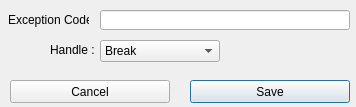
<?xml version="1.0" encoding="UTF-8"?>
<ui version="4.0">
 <class>qtDLGExceptionEditClass</class>
 <widget class="QDialog" name="qtDLGExceptionEditClass">
  <property name="geometry">
   <rect>
    <x>0</x>
    <y>0</y>
    <width>356</width>
    <height>107</height>
   </rect>
  </property>
  <property name="contextMenuPolicy">
   <enum>Qt::CustomContextMenu</enum>
  </property>
  <property name="windowTitle">
   <string>[ Nanomite ] - Exception Editor</string>
  </property>
  <property name="windowIcon">
   <iconset resource="qtDLGNanomite.qrc">
    <normaloff>:/DLGNanomite/Icons/IDI_MAIN.ico</normaloff>:/DLGNanomite/Icons/IDI_MAIN.ico</iconset>
  </property>
  <widget class="QLineEdit" name="leExceptionCode">
   <property name="geometry">
    <rect>
     <x>100</x>
     <y>10</y>
     <width>250</width>
     <height>20</height>
    </rect>
   </property>
  </widget>
  <widget class="QLabel" name="label">
   <property name="geometry">
    <rect>
     <x>8</x>
     <y>10</y>
     <width>81</width>
     <height>20</height>
    </rect>
   </property>
   <property name="text">
    <string>Exception Code :</string>
   </property>
  </widget>
  <widget class="QComboBox" name="cbHandleException">
   <property name="geometry">
    <rect>
     <x>100</x>
     <y>40</y>
     <width>120</width>
     <height>22</height>
    </rect>
   </property>
   <item>
    <property name="text">
     <string>Break</string>
    </property>
   </item>
   <item>
    <property name="text">
     <string>Send to App</string>
    </property>
   </item>
   <item>
    <property name="text">
     <string>Ignore</string>
    </property>
   </item>
  </widget>
  <widget class="QLabel" name="label_2">
   <property name="geometry">
    <rect>
     <x>50</x>
     <y>40</y>
     <width>50</width>
     <height>20</height>
    </rect>
   </property>
   <property name="text">
    <string>Handle :</string>
   </property>
  </widget>
  <widget class="QPushButton" name="pbSave">
   <property name="geometry">
    <rect>
     <x>190</x>
     <y>80</y>
     <width>160</width>
     <height>23</height>
    </rect>
   </property>
   <property name="text">
    <string>Save</string>
   </property>
  </widget>
  <widget class="QPushButton" name="pbCancel">
   <property name="geometry">
    <rect>
     <x>10</x>
     <y>80</y>
     <width>160</width>
     <height>23</height>
    </rect>
   </property>
   <property name="text">
    <string>Cancel</string>
   </property>
  </widget>
 </widget>
 <resources>
  <include location="qtDLGNanomite.qrc"/>
 </resources>
 <connections/>
</ui>
